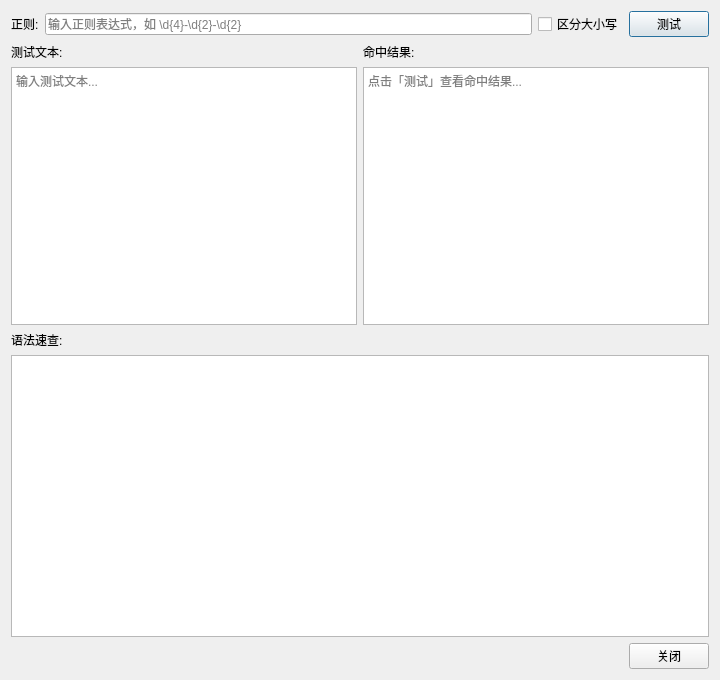
<?xml version="1.0" encoding="UTF-8"?>
<ui version="4.0">
 <class>RegexTesterDialog</class>
 <widget class="QDialog" name="RegexTesterDialog">
  <property name="geometry">
   <rect>
    <x>0</x>
    <y>0</y>
    <width>720</width>
    <height>680</height>
   </rect>
  </property>
  <property name="minimumSize">
   <size>
    <width>720</width>
    <height>680</height>
   </size>
  </property>
  <property name="windowTitle">
   <string>正则表达式测试工具</string>
  </property>
  <layout class="QVBoxLayout" name="main_layout">
   <item>
    <layout class="QHBoxLayout" name="regex_input_layout">
     <item>
      <widget class="QLabel" name="regex_pattern_label">
       <property name="text">
        <string>正则:</string>
       </property>
      </widget>
     </item>
     <item>
      <widget class="QLineEdit" name="regex_pattern_edit">
       <property name="toolTip">
        <string>输入正则表达式，如 \d{4}-\d{2}-\d{2}</string>
       </property>
       <property name="placeholderText">
        <string>输入正则表达式，如 \d{4}-\d{2}-\d{2}</string>
       </property>
       <property name="clearButtonEnabled">
        <bool>true</bool>
       </property>
       <property name="fontFamily" stdset="0">
        <string>Consolas</string>
       </property>
      </widget>
     </item>
     <item>
      <widget class="QCheckBox" name="regex_case_sensitive_check">
       <property name="toolTip">
        <string>勾选后区分大小写（默认忽略大小写，与规则默认行为一致）</string>
       </property>
       <property name="text">
        <string>区分大小写</string>
       </property>
      </widget>
     </item>
     <item>
      <widget class="QPushButton" name="regex_test_btn">
       <property name="toolTip">
        <string>对测试文本执行正则匹配并显示命中结果</string>
       </property>
       <property name="text">
        <string>测试</string>
       </property>
       <property name="default">
        <bool>true</bool>
       </property>
      </widget>
     </item>
    </layout>
   </item>
   <item>
    <layout class="QHBoxLayout" name="regex_io_layout">
     <item>
      <layout class="QVBoxLayout" name="test_text_col">
       <item>
        <widget class="QLabel" name="test_text_label">
         <property name="text">
          <string>测试文本:</string>
         </property>
        </widget>
       </item>
       <item>
        <widget class="QPlainTextEdit" name="regex_test_text_edit">
         <property name="toolTip">
          <string>支持多行文本；每行独立匹配，跨行不连接</string>
         </property>
         <property name="placeholderText">
          <string>输入测试文本...</string>
         </property>
        </widget>
       </item>
      </layout>
     </item>
     <item>
      <layout class="QVBoxLayout" name="regex_result_col">
       <item>
        <widget class="QLabel" name="regex_result_label">
         <property name="text">
          <string>命中结果:</string>
         </property>
        </widget>
       </item>
       <item>
        <widget class="QTextEdit" name="regex_result_view">
         <property name="toolTip">
          <string>显示每个命中的位置、文本与捕获组</string>
         </property>
         <property name="readOnly">
          <bool>true</bool>
         </property>
         <property name="placeholderText">
          <string>点击「测试」查看命中结果...</string>
         </property>
         <property name="fontFamily" stdset="0">
          <string>Consolas</string>
         </property>
        </widget>
       </item>
      </layout>
     </item>
    </layout>
   </item>
   <item>
    <widget class="QLabel" name="regex_cheatsheet_label">
     <property name="toolTip">
      <string>Python re 模块支持的常用正则语法</string>
     </property>
     <property name="text">
      <string>语法速查:</string>
     </property>
    </widget>
   </item>
   <item>
    <widget class="QTextEdit" name="regex_cheatsheet_view">
     <property name="readOnly">
      <bool>true</bool>
     </property>
     <property name="fontFamily" stdset="0">
      <string>Consolas</string>
     </property>
    </widget>
   </item>
   <item>
    <layout class="QHBoxLayout" name="horizontalLayout">
     <item>
      <spacer name="horizontalSpacer">
       <property name="orientation">
        <enum>Qt::Horizontal</enum>
       </property>
       <property name="sizeHint" stdset="0">
        <size>
         <width>40</width>
         <height>20</height>
        </size>
       </property>
      </spacer>
     </item>
     <item>
      <widget class="QPushButton" name="close_btn">
       <property name="text">
        <string>关闭</string>
       </property>
      </widget>
     </item>
    </layout>
   </item>
  </layout>
 </widget>
 <resources/>
 <connections>
  <connection>
   <sender>close_btn</sender>
   <signal>clicked()</signal>
   <receiver>RegexTesterDialog</receiver>
   <slot>accept()</slot>
   <hints>
    <hint type="sourcelabel">
     <x>360</x>
     <y>660</y>
    </hint>
    <hint type="destinationlabel">
     <x>360</x>
     <y>340</y>
    </hint>
   </hints>
  </connection>
 </connections>
</ui>
